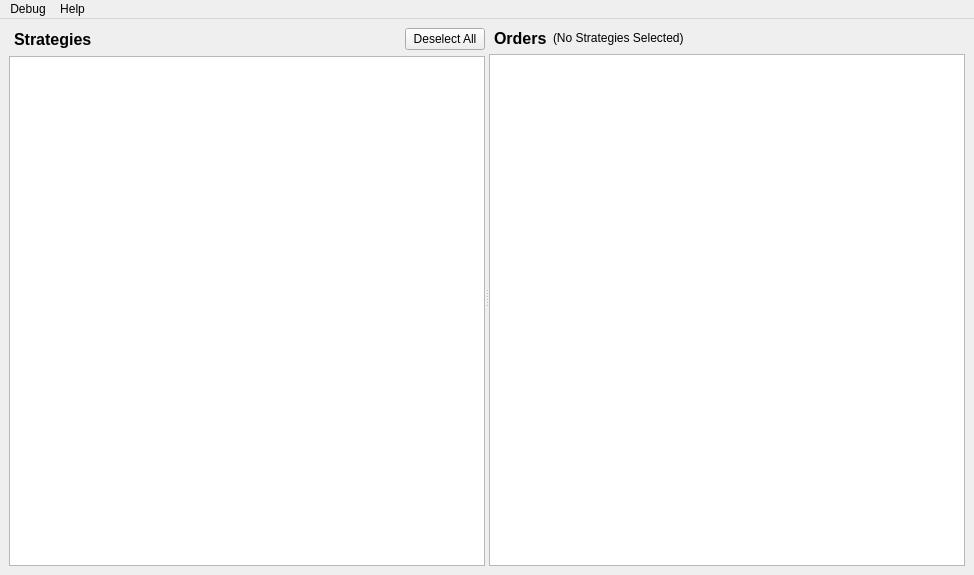
<?xml version="1.0" encoding="UTF-8"?>
<ui version="4.0">
 <class>MainWindow</class>
 <widget class="QMainWindow" name="MainWindow">
  <property name="geometry">
   <rect>
    <x>0</x>
    <y>0</y>
    <width>974</width>
    <height>575</height>
   </rect>
  </property>
  <property name="minimumSize">
   <size>
    <width>400</width>
    <height>400</height>
   </size>
  </property>
  <property name="mouseTracking">
   <bool>false</bool>
  </property>
  <property name="windowTitle">
   <string>MainWindow</string>
  </property>
  <widget class="QWidget" name="centralwidget">
   <layout class="QHBoxLayout" name="horizontalLayout_3">
    <item>
     <widget class="QSplitter" name="splitter">
      <property name="orientation">
       <enum>Qt::Orientation::Horizontal</enum>
      </property>
      <property name="childrenCollapsible">
       <bool>false</bool>
      </property>
      <widget class="QWidget" name="verticalLayoutWidget">
       <layout class="QVBoxLayout" name="verticalLayout">
        <item>
         <layout class="QHBoxLayout" name="horizontalLayout">
          <item>
           <widget class="QLabel" name="label_strategies_title">
            <property name="font">
             <font>
              <pointsize>12</pointsize>
              <bold>true</bold>
             </font>
            </property>
            <property name="text">
             <string>Strategies</string>
            </property>
            <property name="textFormat">
             <enum>Qt::TextFormat::MarkdownText</enum>
            </property>
            <property name="scaledContents">
             <bool>false</bool>
            </property>
            <property name="margin">
             <number>2</number>
            </property>
            <property name="indent">
             <number>5</number>
            </property>
           </widget>
          </item>
          <item>
           <spacer name="horizontalSpacer">
            <property name="orientation">
             <enum>Qt::Orientation::Horizontal</enum>
            </property>
            <property name="sizeHint" stdset="0">
             <size>
              <width>40</width>
              <height>20</height>
             </size>
            </property>
           </spacer>
          </item>
          <item>
           <widget class="QPushButton" name="pushButton_DeselectAll">
            <property name="text">
             <string>Deselect All</string>
            </property>
           </widget>
          </item>
         </layout>
        </item>
        <item>
         <widget class="QListView" name="listView"/>
        </item>
       </layout>
      </widget>
      <widget class="QWidget" name="verticalLayoutWidget_2">
       <layout class="QVBoxLayout" name="verticalLayout_2">
        <item>
         <layout class="QHBoxLayout" name="horizontalLayout_2">
          <item>
           <widget class="QLabel" name="label_orders_title">
            <property name="font">
             <font>
              <pointsize>12</pointsize>
              <bold>true</bold>
             </font>
            </property>
            <property name="text">
             <string>Orders</string>
            </property>
            <property name="textFormat">
             <enum>Qt::TextFormat::MarkdownText</enum>
            </property>
            <property name="scaledContents">
             <bool>false</bool>
            </property>
            <property name="margin">
             <number>2</number>
            </property>
            <property name="indent">
             <number>5</number>
            </property>
           </widget>
          </item>
          <item>
           <widget class="QLabel" name="label_selected_strategies">
            <property name="text">
             <string>(No Strategies Selected)</string>
            </property>
           </widget>
          </item>
          <item>
           <spacer name="horizontalSpacer_2">
            <property name="orientation">
             <enum>Qt::Orientation::Horizontal</enum>
            </property>
            <property name="sizeHint" stdset="0">
             <size>
              <width>40</width>
              <height>20</height>
             </size>
            </property>
           </spacer>
          </item>
         </layout>
        </item>
        <item>
         <widget class="QTableView" name="tableView">
          <property name="editTriggers">
           <set>QAbstractItemView::EditTrigger::NoEditTriggers</set>
          </property>
          <property name="alternatingRowColors">
           <bool>true</bool>
          </property>
          <property name="verticalScrollMode">
           <enum>QAbstractItemView::ScrollMode::ScrollPerPixel</enum>
          </property>
          <property name="horizontalScrollMode">
           <enum>QAbstractItemView::ScrollMode::ScrollPerPixel</enum>
          </property>
          <attribute name="verticalHeaderVisible">
           <bool>false</bool>
          </attribute>
         </widget>
        </item>
       </layout>
      </widget>
     </widget>
    </item>
   </layout>
  </widget>
  <widget class="QMenuBar" name="menubar">
   <property name="geometry">
    <rect>
     <x>0</x>
     <y>0</y>
     <width>974</width>
     <height>25</height>
    </rect>
   </property>
   <widget class="QMenu" name="menuDebug">
    <property name="title">
     <string>Debug</string>
    </property>
   </widget>
   <widget class="QMenu" name="menuHelp">
    <property name="title">
     <string>Help</string>
    </property>
   </widget>
   <addaction name="menuDebug"/>
   <addaction name="menuHelp"/>
  </widget>
 </widget>
 <resources/>
 <connections/>
</ui>
